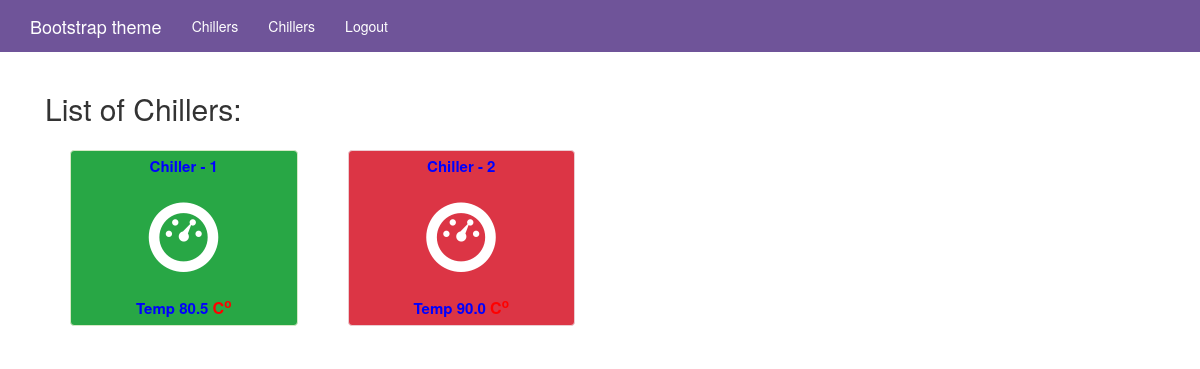
/polls/, run on an earlier commit of the app's database.
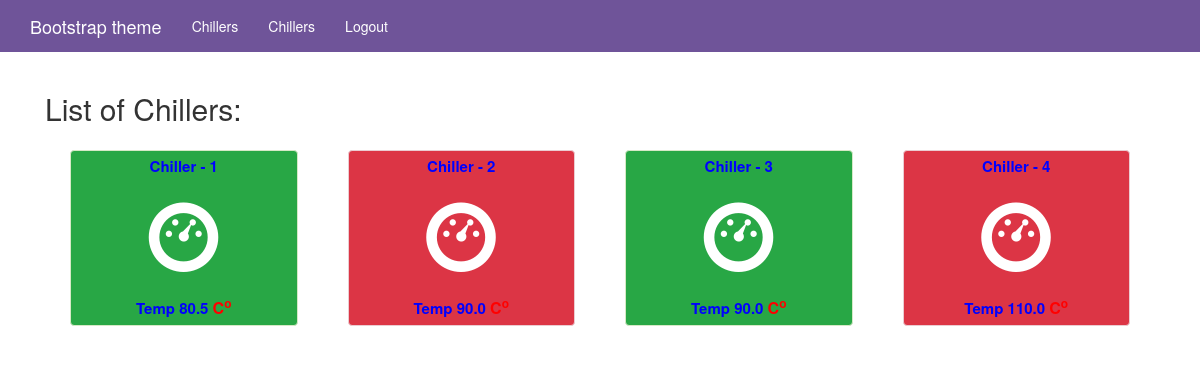
And on a later commit of the database.
### polls/models.py (models this page shows, shortened)
class Chiller(models.Model):
    status = models.BooleanField()
    temprature = models.FloatField()

### polls/views.py (the view)
# urls.py: path('', views.index, name='index'),
def index(request):
    try:
        chillers = Chiller.objects.all()
    except Chiller.DoesNotExist:
        chillers = None
    context = {
        'chillers':chillers
    }
    return render(request, 'polls/index.html', context)

### polls/templates/polls/index.html (shortened to what this page needs)
{% load static %}
<!DOCTYPE html>
<html lang="en">
	<head>
		<link rel="stylesheet" type="text/css" href="{% static '/bootstrap/css/bootstrap.min.css' %}"/>
		<link rel="stylesheet" type="text/css" href="{% static '/style.css' %}"/>
	</head>
	<body>
		<nav class="navbar">
			<div class="container">
				<div class="navbar-header">
		          <a class="navbar-brand" href="#">Bootstrap theme</a>
		        </div>
				<div id="navbar" class="navbar-collapse collapse">
					<ul class="nav navbar-nav">
						<li>
							<a href="#">
								Chillers
							</a>
						</li>
						<li>
							<a href="#">
								Chillers
							</a>
						</li>
						<li>
							<a href="#">
								Logout
							</a>
						</li>
					</ul>
				</div>
			</div>
		</nav>
		<div class="container">
			<div class="col-lg-12 chillers">
				<h2>List of Chillers:</h2>
				{% for chiller in chillers.all %}
				<div class="col-lg-3 col-md-4 col-md-offset-0 col-xs-offset-3 col-xs-6 chiller">
					<a href="{% url 'chiller_detials' chiller.id %}" class="alert {% if chiller.status == 1 %}alert-success{% else %}alert-danger{% endif %}" title="{% if chiller.status == 1 %} Active {% else %} Inactive {% endif %}">
						Chiller - {{chiller.id}}
						<i class="glyphicon glyphicon-dashboard chiller-status text-white"></i>
						<p>Temp {{chiller.temprature}} <span class="temp">C<sup>o</sup></span></p>
					</a>
				</div>
				{% endfor %}
			</div>
		</div>
	</body>
</html>

### polls/static/style.css (style rules this page uses)
nav.navbar { background: #6f5499; border-radius: 0px; }
.navbar a { color: #fff; }
.chiller { margin-top: 10px; margin-bottom: 10px; min-height: 140px; text-align: center; color: skyblue; }
.chiller a { text-decoration: none; color: blue; font-size: 15px; font-weight: 900; display: block; padding: 5px; margin: 5px 10px; border-radius: 4px; }
.chiller .chiller-status { margin: 25px auto; display: block; }
.chiller .temp { color: red; font-size: 16px; }
.alert-success { background-color: #28a745; }
.alert-danger { background-color: #dc3545; }
.glyphicon { font-size: 70px; }
.text-white { color: #fff; }

What changed in the data, as far as the page shows it:
added Chiller: id "3", temprature "90.0", status True (drawn)
added Chiller: id "4", temprature "110.0", status False (drawn)
